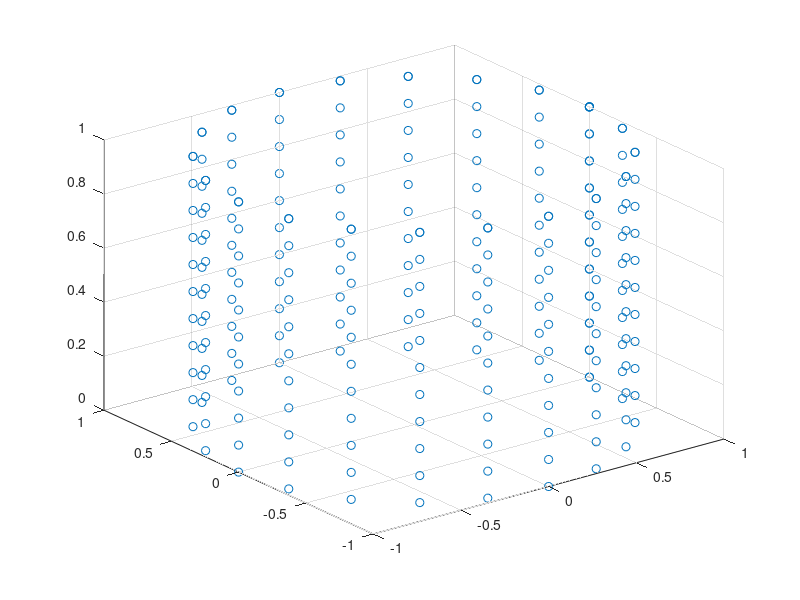

Here is the MATLAB script that generated this plot: (Note: this script raises an error after producing the figure.)
%%This code is to create any shape
% %theta: change t1 and t2 to set the satrting and ednsing values for theta
% t1 = 0;
% t2 = 2*pi;
% theta = linspace(t1,t2);
% 
% %r: change r1 and r2 to set the satrting and ending values for theta
% r1 = 0;
% r2 = 1;
% r = linspace(r1,r2);
% 
% %create meshfrid for inputs:
% [theta,r] = meshgrid(theta,r);
% 
% %Apply the function to create a matrix of z-values. Change teh fucntio
% %to match what you want to plot
% 
% z = ones(100,100);
% 
% %convert to cartesian and plot using mesh:
% [x,y,z] = pol2cart(theta,r,z);
% surf(x,y,z)

%%This section is to use Matlab's DelaunayTraingulation to 
[x,y,z] = cylinder(1);
X = [x(1,:) x(2,:)];
Y = [y(1,:) y(2,:)];
Z = [z(1,:) z(2,:)];

for i = 1:10
    X = [X x(1,:)];
    Y = [Y y(1,:)];
    Z = [Z .1*i*z(2,:)]
end

scatter3(X,Y,Z)
DT = delaunayTriangulation(X',Y',Z')
tetramesh(DT,'FaceAlpha',0.3)